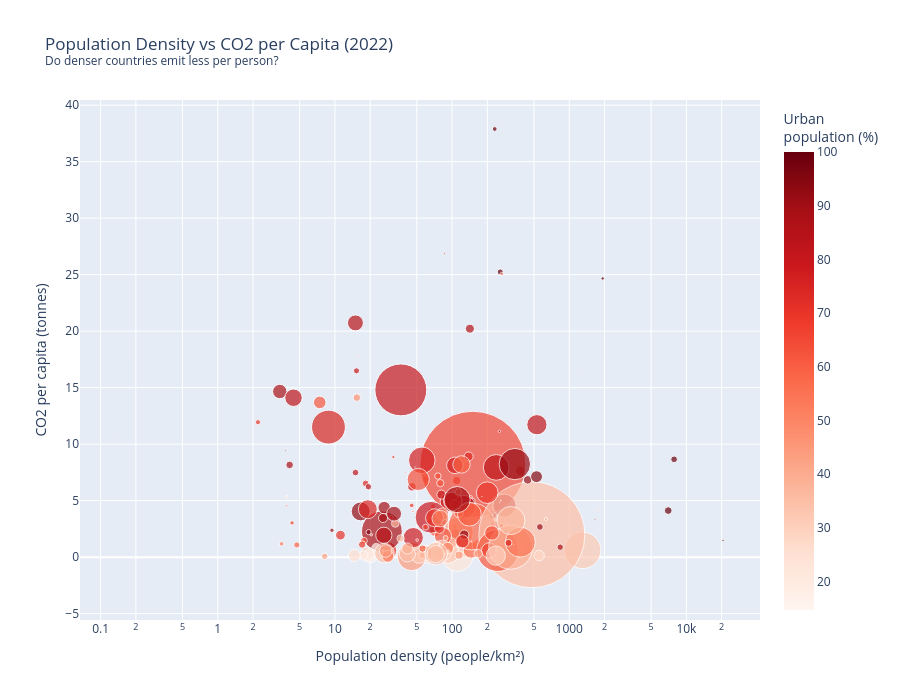
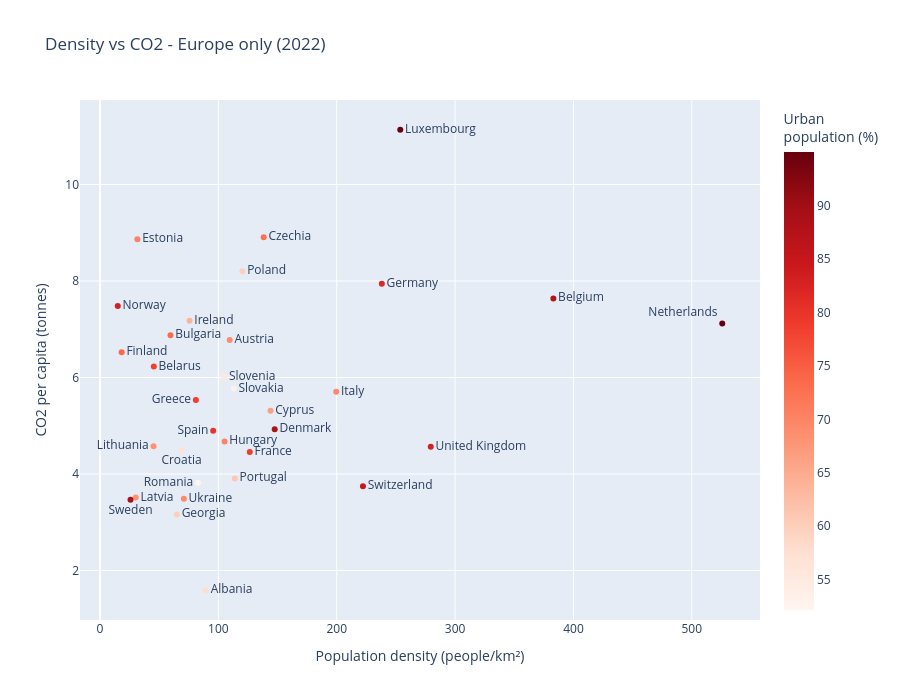

The cell these charts' notebook holds for them, in order:
### Code cell
# Population density vs CO2 per capita
# Theory: denser cities = more efficient = less emissions per person

density_df = latest[latest['population_density'].notna()].copy()

fig = px.scatter(
    density_df,
    x='population_density',
    y='co2_per_capita',
    color='urban_population_pct',
    hover_name='country',
    size='population',
    size_max=75,
    color_continuous_scale='Reds',
    title='Population Density vs CO2 per Capita (2022)<br>'
          '<sup>Do denser countries emit less per person?</sup>',
    labels={
        'population_density': 'Population density (people/km²)',
        'co2_per_capita': 'CO2 per capita (tonnes)',
        'urban_population_pct': 'Urban<br>population (%)',
    },
    height=700,
    log_x=True  # log scale - density varies hugely
)
fig.show()

# European view - less noise, more comparable countries
fig_eu = px.scatter(
    latest_eu[latest_eu['population_density'].notna()],
    x='population_density',
    y='co2_per_capita',
    color='urban_population_pct',
    text='country',
    color_continuous_scale='reds',
    title='Density vs CO2 - Europe only (2022)',
    labels={
        'population_density': 'Population density (people/km²)',
        'co2_per_capita': 'CO2 per capita (tonnes)',
        'urban_population_pct': 'Urban<br>population (%)'
    },
    height=700
)

custom_positions = {
    "Croatia": "bottom center",
    "Sweden": "bottom center",
    "Romania": "middle left",
    "Lithuania": "middle left",
    "Greece": "middle left",
    "Spain": "middle left",
    "Netherlands": "top left",
}
positions = [
    custom_positions.get(country, "middle right")
    for country in latest_eu["country"]
]
fig_eu.update_traces(textposition=positions)
fig_eu.show()

corr_density = density_df['population_density'].corr(density_df['co2_per_capita'])
print(f"\nGlobal correlation (density vs co2_per_capita): {corr_density:.3f}")
corr_eu_density = latest_eu['population_density'].corr(latest_eu['co2_per_capita'])
print(f"Europe correlation (density vs co2_per_capita): {corr_eu_density:.3f}")

### Figure 1 — Plotly figure (JSON) as saved in the notebook; plotly's stock layout.template omitted (floating-point values rounded to 4 significant figures; data arrays with more than 128 entries replaced by an {"elided": "..."} marker saying what was removed)
{"data": [{"hovertemplate": "<b>%{hovertext}</b><br><br>Population density (people/km²)=%{x}<br>CO2 per capita (tonnes)=%{y}<br>population=%{marker.size}<br>Urban<br>population (%)=%{marker.color}<extra></extra>", "hovertext": {"elided": "204 str values"}, "legendgroup": "", "marker": {"color": {"elided": "204 float values"}, "coloraxis": "coloraxis", "size": {"elided": "204 float values"}, "sizemode": "area", "sizeref": 253400.0, "symbol": "circle"}, "mode": "markers", "name": "", "orientation": "v", "showlegend": false, "type": "scatter", "x": {"elided": "204 float values"}, "xaxis": "x", "y": {"elided": "204 float values"}, "yaxis": "y"}], "layout": {"coloraxis": {"autocolorscale": false, "colorbar": {"title": {"text": "Urban<br>population (%)"}}, "colorscale": [[0, "rgb(255,245,240)"], [0.125, "rgb(254,224,210)"], [0.25, "rgb(252,187,161)"], [0.375, "rgb(252,146,114)"], [0.5, "rgb(251,106,74)"], [0.625, "rgb(239,59,44)"], [0.75, "rgb(203,24,29)"], [0.875, "rgb(165,15,21)"], [1, "rgb(103,0,13)"]]}, "height": 700, "legend": {"itemsizing": "constant", "tracegroupgap": 0}, "title": {"text": "Population Density vs CO2 per Capita (2022)<br><sup>Do denser countries emit less per person?</sup>"}, "xaxis": {"anchor": "y", "domain": [0, 1], "title": {"text": "Population density (people/km²)"}, "type": "log"}, "yaxis": {"anchor": "x", "domain": [0, 1], "title": {"text": "CO2 per capita (tonnes)"}}}}

### Figure 2 — Plotly figure (JSON) as saved in the notebook; plotly's stock layout.template omitted (floating-point values rounded to 4 significant figures)
{"data": [{"hovertemplate": "Population density (people/km²)=%{x}<br>CO2 per capita (tonnes)=%{y}<br>country=%{text}<br>Urban<br>population (%)=%{marker.color}<extra></extra>", "legendgroup": "", "marker": {"color": [57.86, 69.0, 87.49, 73.48, 78.47, 84.92, 66.67, 72.7, 81.79, 88.39, 79.95, 70.49, 73.7, 78.76, 83.08, 60.01, 78.55, 57.0, 70.16, 63.89, 69.48, 68.29, 94.76, 68.26, 94.99, 82.96, 59.83, 61.13, 52.16, 53.19, 55.34, 88.4, 69.42], "coloraxis": "coloraxis", "symbol": "circle"}, "mode": "markers+text", "name": "", "orientation": "v", "showlegend": false, "text": ["Albania", "Austria", "Belgium", "Bulgaria", "Belarus", "Switzerland", "Cyprus", "Czechia", "Germany", "Denmark", "Spain", "Estonia", "Finland", "France", "United Kingdom", "Georgia", "Greece", "Croatia", "Hungary", "Ireland", "Italy", "Lithuania", "Luxembourg", "Latvia", "Netherlands", "Norway", "Poland", "Portugal", "Romania", "Slovakia", "Slovenia", "Sweden", "Ukraine"], "textposition": ["middle right", "middle right", "middle right", "middle right", "middle right", "middle right", "middle right", "middle right", "middle right", "middle right", "middle left", "middle right", "middle right", "middle right", "middle right", "middle right", "middle left", "bottom center", "middle right", "middle right", "middle right", "middle left", "middle right", "middle right", "top left", "middle right", "middle right", "middle right", "middle left", "middle right", "middle right", "bottom center", "middle right"], "type": "scatter", "x": [89.48, 109.6, 383.0, 59.55, 45.46, 222.2, 144.1, 138.3, 238.1, 147.6, 95.63, 31.57, 18.28, 126.5, 279.4, 64.95, 80.97, 68.9, 105.2, 75.67, 199.6, 45.23, 253.7, 30.2, 525.7, 14.98, 120.3, 113.9, 82.79, 113.0, 104.9, 25.75, 70.85], "xaxis": "x", "y": [1.591, 6.78, 7.638, 6.876, 6.227, 3.748, 5.311, 8.905, 7.942, 4.929, 4.897, 8.863, 6.525, 4.456, 4.563, 3.162, 5.533, 4.501, 4.674, 7.177, 5.705, 4.578, 11.13, 3.513, 7.121, 7.483, 8.203, 3.909, 3.818, 5.772, 6.017, 3.465, 3.485], "yaxis": "y"}], "layout": {"coloraxis": {"autocolorscale": false, "colorbar": {"title": {"text": "Urban<br>population (%)"}}, "colorscale": [[0, "rgb(255,245,240)"], [0.125, "rgb(254,224,210)"], [0.25, "rgb(252,187,161)"], [0.375, "rgb(252,146,114)"], [0.5, "rgb(251,106,74)"], [0.625, "rgb(239,59,44)"], [0.75, "rgb(203,24,29)"], [0.875, "rgb(165,15,21)"], [1, "rgb(103,0,13)"]]}, "height": 700, "legend": {"tracegroupgap": 0}, "title": {"text": "Density vs CO2 - Europe only (2022)"}, "xaxis": {"anchor": "y", "domain": [0, 1], "title": {"text": "Population density (people/km²)"}}, "yaxis": {"anchor": "x", "domain": [0, 1], "title": {"text": "CO2 per capita (tonnes)"}}}}
